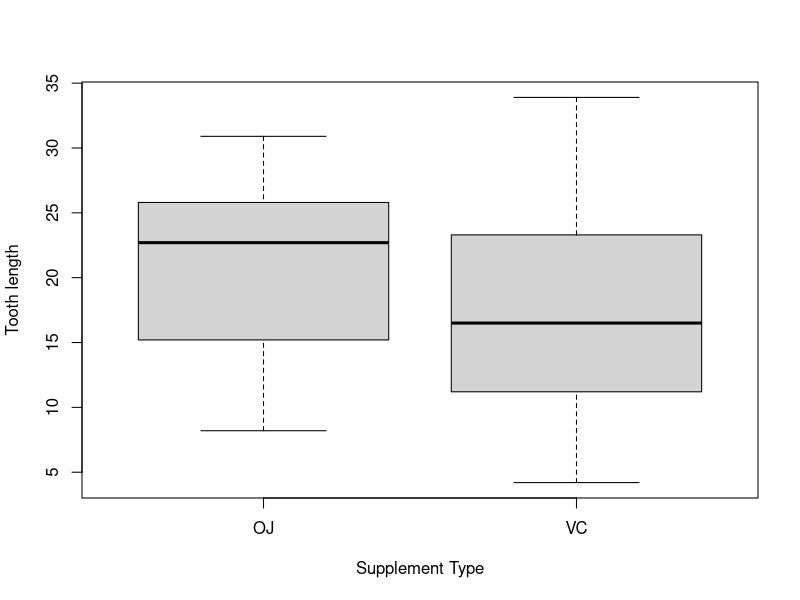
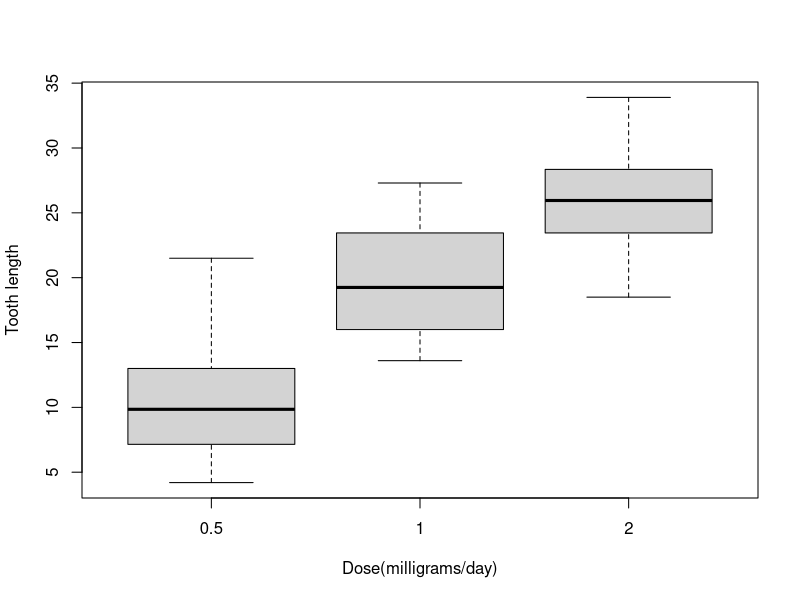

R code for these plots, in order:
#load needed package
library(dplyr)

data <- ToothGrowth
head(data)
dim(data)
str(data)
unique(data$supp)

##Perform some basic exploratory data analysis table/plot

# len : Tooth length
# supp : Supplement type (VC or OJ)
# dose : Dose in milligrams

with(data, table(supp, dose))

group <- data %>% group_by(supp, dose) %>% summarize(mean=mean(len))

group


##plotting it

boxplot(len~supp, data, xlab='Supplement Type', ylab='Tooth length')
boxplot(len~dose, data, xlab='Dose(milligrams/day)', ylab='Tooth length')


##Test it
##First, test the difference by type
##we will perform independent t test with common variace
##(should check assuming!(iid normal, common variance))
halfOJ <- with(data, data[supp=='OJ'&dose==0.5,1])
halfVC <- with(data, data[supp=='VC'&dose==0.5,1])
t.test(halfOJ, halfVC, paired = FALSE, var.equal = TRUE)
##rejected

oneOJ <- with(data, data[supp=='OJ'&dose==1,1])
oneVC <- with(data, data[supp=='VC'&dose==1,1])
t.test(oneOJ, oneVC, paired = FALSE, var.equal = TRUE)
##rejected


twoOJ <- with(data, data[supp=='OJ'&dose==2,1])
twoVC <- with(data, data[supp=='VC'&dose==2,1])
t.test(twoOJ, twoVC, paired = FALSE, var.equal = TRUE)
##fail to rejected

##test by the amount of dose
t.test(halfOJ, oneOJ, paired = FALSE, var.equal = TRUE)
t.test(oneOJ, twoOJ, paired = FALSE, var.equal = TRUE)

t.test(halfVC, oneVC, paired = FALSE, var.equal = TRUE)
t.test(oneVC, twoVC, paired = FALSE, var.equal = TRUE)
##all rejected

